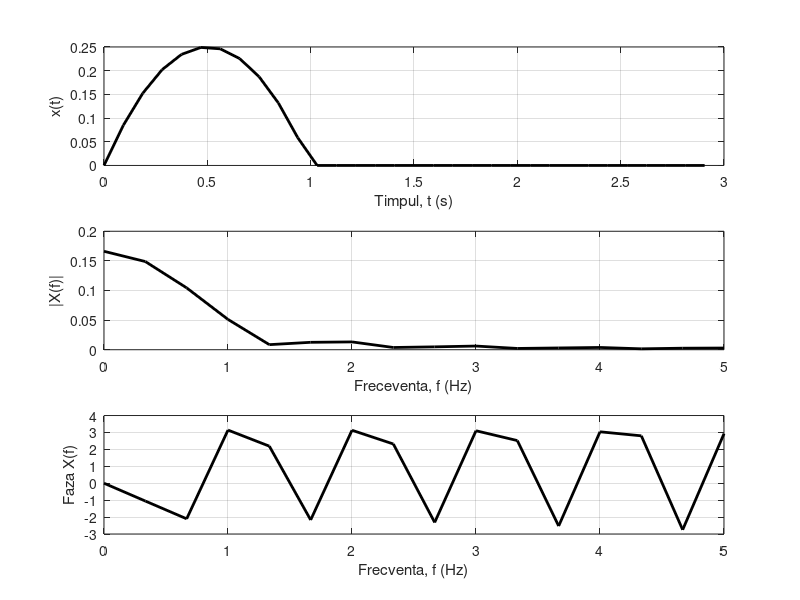

The MATLAB source for this figure:
% Calculul transformatei Fourier folosind 32 de esantioane in intervalul
% 0-2 secunde
clear all ; clf
N = 32 ; % nr de esantioane pt esantionarea semnalului pt cele 2 secunde
Ts = 3/N ; % perioada de esantionare raportata la 2 secunde
fs = 1/Ts ; % frecventa de esantionare
df = fs/N ; % rezolutia în domeniul frecventa
n = [0:N-1]' ; % vectorul coloana indicilor esantionati de timp
t = Ts*n ; % vectorul valorilor timpului la momentele de esantionare
x = t.*(1-t).*(sign(t)-sign(t-1))/2; % vectorul valorilor functiei în momentele de esantionare.
X = Ts*fft(x) ; % transformata fourieri discret
k = [0:N/2-1]' ; % valorile indicelui freceventelor
%X = fftshift(Ts*fft(x)) ; %folosit pentru a afisa tot spectrul semnalului
%k = [-N/2:N/2-1]'; % folosit impreuna cu fftshift
%Graficele
subplot(3,1,1) ;
p = plot(t,x,"k") ; set(p,"LineWidth",2) ; grid on ;
xlabel("Timpul, t (s)") ; ylabel("x(t)") ;
subplot(3,1,2) ;
p = plot(k*df,abs(X(1:N/2)),"k") ; set(p, "LineWidth",2) ; grid on;
%p = plot(k*df,abs(X(1:N/2)),"k") ; set(p, "LineWidth",2) ; grid on; %folosit impreuna cu fftshift
xlabel("Freceventa, f (Hz)") ; ylabel("|X(f)|") ;
subplot(3,1,3) ;
p = plot(k*df,angle(X(1:N/2)),"k") ; set(p,"LineWidth",2) ; grid on ;
%p = plot(k*df,angle(X(1:N/2)),"k") ; set(p,"LineWidth",2) ; grid on ; % folosit impreuna cu fftshift
xlabel( "Frecventa, f (Hz)") ; ylabel("Faza X(f)") ;